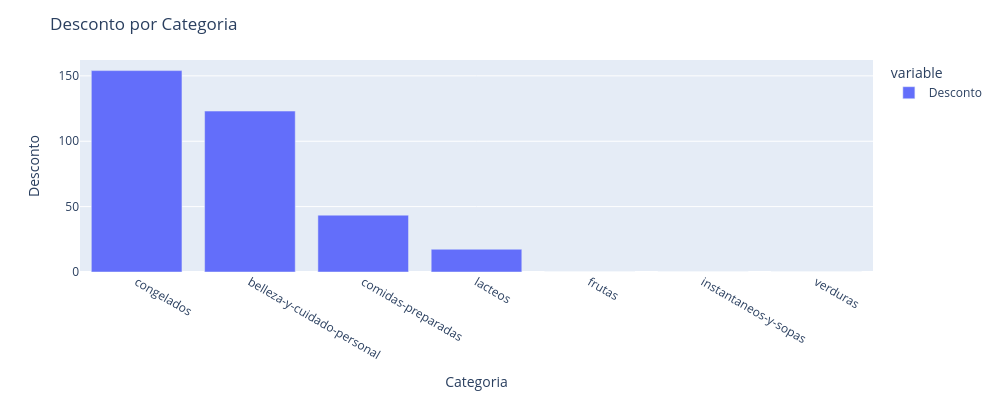

Notebook source saved alongside this figure:
### Markdown cell above
# 4 - Plote um gráfico de barras onde temos a média de descontos por categoria.

### Code cell
df_desconto = df['Desconto'].groupby(df['Categoria']).mean().round(2).sort_values(ascending=False)
label = df_desconto.index

fig = px.bar(df_desconto, labels=label)
fig.update_layout(
    yaxis_title='Desconto',
    title='Desconto por Categoria',
    width=1000,
    height=400
)
fig.show()

### Figure 1 — Plotly figure (JSON) as saved in the notebook; plotly's stock layout.template omitted (floating-point values rounded to 4 significant figures)
{"data": [{"alignmentgroup": "True", "hovertemplate": "variable=Desconto<br>Categoria=%{x}<br>value=%{y}<extra></extra>", "legendgroup": "Desconto", "marker": {"color": "#636efa", "pattern": {"shape": ""}}, "name": "Desconto", "offsetgroup": "Desconto", "orientation": "v", "showlegend": true, "textposition": "auto", "type": "bar", "x": ["congelados", "belleza-y-cuidado-personal", "comidas-preparadas", "lacteos", "frutas", "instantaneos-y-sopas", "verduras"], "xaxis": "x", "y": [154.0, 123.1, 43.48, 17.41, 0, 0, 0], "yaxis": "y"}], "layout": {"barmode": "relative", "height": 400, "legend": {"title": {"text": "variable"}, "tracegroupgap": 0}, "margin": {"t": 60}, "title": {"text": "Desconto por Categoria"}, "width": 1000, "xaxis": {"anchor": "y", "domain": [0, 1], "title": {"text": "Categoria"}}, "yaxis": {"anchor": "x", "domain": [0, 1], "title": {"text": "Desconto"}}}}
